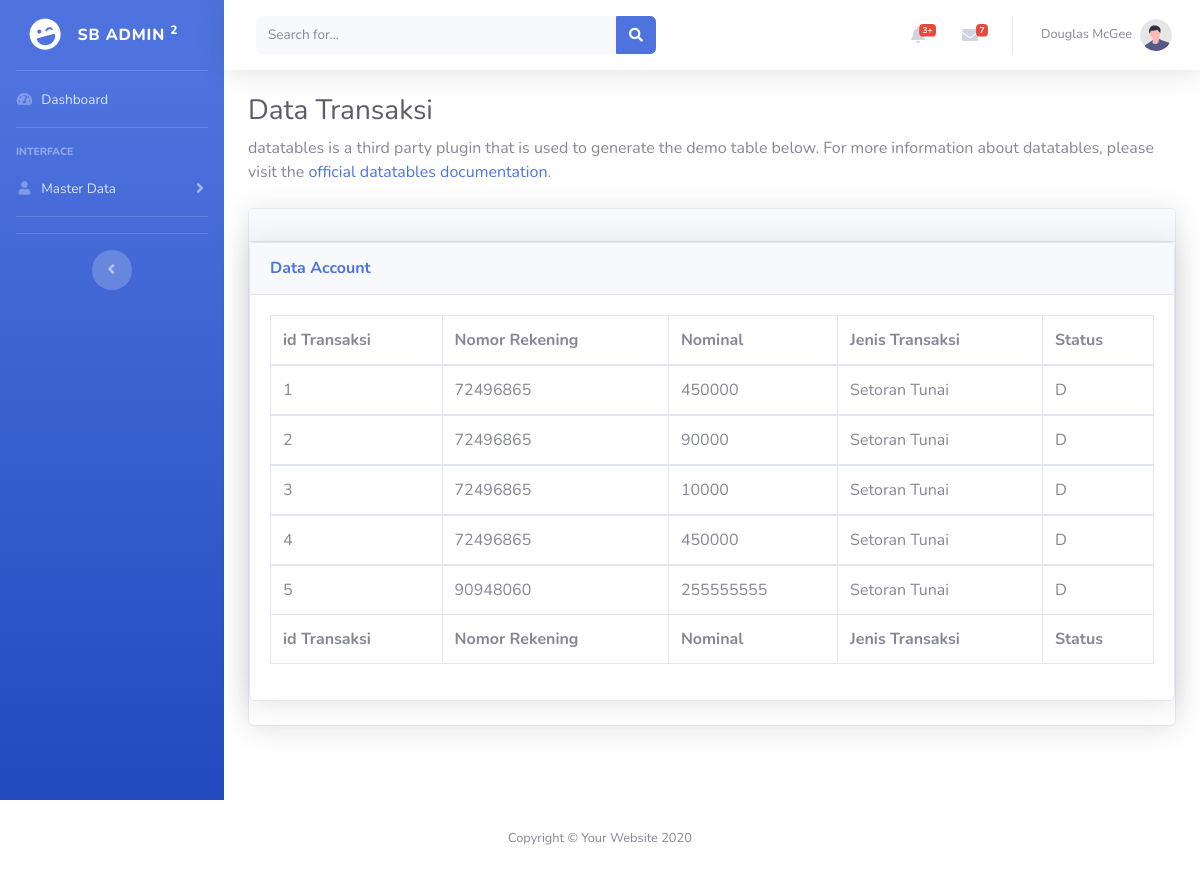
/index.php/dashboard/dataTransaksi, run on the app's committed database.
### tables this page shows
CREATE TABLE `transaksi` (
  `id_transaksi` int(11) NOT NULL,
  `nomor_rekening` int(11) NOT NULL,
  `nominal` int(11) NOT NULL,
  `jenis_transaksi` varchar(32) NOT NULL,
  `status` varchar(16) NOT NULL
);

### application/controllers/dashboard.php (called while the page is built, shortened)
<?php
class dashboard extends CI_Controller {
	public function __construct() {
		$this->load->library('form_validation');
		$this->load->model('select');
    }
	public function dataTransaksi(){
		$data['transaksi']=$this->select->selectdatatransaksi();
		$this->load->view('templates/header');
		$this->load->view('templates/menu');
		$this->load->view('home/dataTransaksi',$data);
		$this->load->view('templates/footer');
	}
}

### index.php (called while the page is built, shortened)
<?php
require_once BASEPATH.'core/CodeIgniter.php';

### application/models/select.php (called while the page is built, shortened)
<?php
   class Select extends CI_Model
   {
      public function selectdatatransaksi()
      {
         $query = $this->db->get('transaksi');
         return $query;
      }
}
?>

### application/views/home/dataTransaksi.php (the view, shortened to what this page needs)
        <div id="content">
            <nav class="navbar navbar-expand navbar-light bg-white topbar mb-4 static-top shadow">
                <form
                    class="d-none d-sm-inline-block form-inline mr-auto ml-md-3 my-2 my-md-0 mw-100 navbar-search">
                    <div class="input-group">
                        <input type="text" class="form-control bg-light border-0 small" placeholder="Search for..."
                            aria-label="Search" aria-describedby="basic-addon2">
                        <div class="input-group-append">
                            <button class="btn btn-primary" type="button">
                                <i class="fas fa-search fa-sm"></i>
                            </button>
                        </div>
                    </div>
                </form>
                <ul class="navbar-nav ml-auto">
                    <li class="nav-item dropdown no-arrow mx-1">
                        <a class="nav-link dropdown-toggle" href="#" id="alertsDropdown" role="button"
                            data-toggle="dropdown" aria-haspopup="true" aria-expanded="false">
                            <i class="fas fa-bell fa-fw"></i>
                            <span class="badge badge-danger badge-counter">3+</span>
                        </a>
                    </li>
                    <li class="nav-item dropdown no-arrow mx-1">
                        <a class="nav-link dropdown-toggle" href="#" id="messagesDropdown" role="button"
                            data-toggle="dropdown" aria-haspopup="true" aria-expanded="false">
                            <i class="fas fa-envelope fa-fw"></i>
                            <span class="badge badge-danger badge-counter">7</span>
                        </a>
                    </li>
                    <li class="nav-item dropdown no-arrow">
                        <a class="nav-link dropdown-toggle" href="#" id="userDropdown" role="button"
                            data-toggle="dropdown" aria-haspopup="true" aria-expanded="false">
                            <span class="mr-2 d-none d-lg-inline text-gray-600 small">Douglas McGee</span>
                            <img class="img-profile rounded-circle"
                                src="img/undraw_profile.svg">
                        </a>
                    </li>
                </ul>
            </nav>
            <div class="container-fluid">
                <h1 class="h3 mb-2 text-gray-800">Data Transaksi</h1>
                <p class="mb-4">datatables is a third party plugin that is used to generate the demo table below.
                    For more information about datatables, please visit the <a target="_blank"
                        href="https://datatables.net">official datatables documentation</a>.</p>
                <div class="card shadow mb-4">
                    <div class="card-header py-3">
                </div>
                <div class="card shadow mb-4">
                    <div class="card-header py-3">
                        <h6 class="m-0 font-weight-bold text-primary">Data Account</h6>
                    </div>
                    <div class="card-body">
                        <div class="table-responsive">
                            <table class="table table-bordered" id="dataTable" width="100%" cellspacing="0">
                                <thead>
                                    <tr>
                                        <th>id Transaksi</th>
                                        <th>Nomor Rekening</th>
                                        <th>Nominal</th>
                                        <th>Jenis Transaksi</th>
                                        <th>Status</th>
                                    </tr>
                                </thead>
                                <tfoot>
                                    <tr>
                                        <th>id Transaksi</th>
                                        <th>Nomor Rekening</th>
                                        <th>Nominal</th>
                                        <th>Jenis Transaksi</th>
                                        <th>Status</th>
                                    </tr>
                                </tfoot>
                                <?php
                                     foreach ($transaksi->result() as $row){
                                ?><tbody>
                                    <tr>
                                        <td><?php echo $row->id_transaksi;?></td>
                                        <td><?php echo $row->nomor_rekening;?></td>
                                        <td><?php echo $row->nominal;?></td>
                                        <td><?php echo $row->jenis_transaksi;?></td>
                                        <td><?php echo $row->status;?></td>
                                    </tr>
                                </tbody><?php } ?>
                            </table>
                        </div>
                    </div>
                </div>
            </div>
        </div>
    </div>
</div>

### application/views/templates/header.php (shortened to what this page needs)
<!DOCTYPE html>
<html lang="en">
<head>
	<link href="<?=base_url('assets/');?>vendor/fontawesome-free/css/all.min.css" rel="stylesheet" type="text/css">
	<link href="<?=base_url('assets/');?>css/sb-admin-2.min.css" rel="stylesheet">
</head>

### application/views/templates/menu.php (shortened to what this page needs)
   <div id="wrapper">
 <ul class="navbar-nav bg-gradient-primary sidebar sidebar-dark accordion" id="accordionSidebar">
<a class="sidebar-brand d-flex align-items-center justify-content-center" href="index.html">
	<div class="sidebar-brand-icon rotate-n-15">
		<i class="fas fa-laugh-wink"></i>
	</div>
	<div class="sidebar-brand-text mx-3">SB Admin <sup>2</sup></div>
</a>
<hr class="sidebar-divider my-0">
<li class="nav-item">
	<a class="nav-link" href="<?php echo base_url('dashboard'); ?>">
		<i class="fas fa-fw fa-tachometer-alt"></i>
		<span>Dashboard</span></a>
</li>
<hr class="sidebar-divider">
<div class="sidebar-heading">
	Interface
</div>
<li class="nav-item">
	<a class="nav-link collapsed" href="#" data-toggle="collapse" data-target="#collapseUtilities"
		aria-expanded="true" aria-controls="collapseUtilities">
		<i class="fas fa-fw fa-user "></i>
		<span>Master Data</span>
	</a>
</li>
<hr class="sidebar-divider">
<hr class="sidebar-divider d-none d-md-block">
<div class="text-center d-none d-md-inline">
	<button class="rounded-circle border-0" id="sidebarToggle"></button>
</div>
</ul>

### application/views/templates/footer.php (shortened to what this page needs)
			<footer class="sticky-footer bg-white">
				<div class="container my-auto">
					<div class="copyright text-center my-auto">
						<span>Copyright &copy; Your Website 2020</span>
					</div>
				</div>
			</footer>
</body>
</html>

### data on the page
transaksi: id_transaksi "1", nomor_rekening "72496865", nominal "450000", jenis_transaksi "Setoran Tunai", status "D"
transaksi: id_transaksi "2", nomor_rekening "72496865", nominal "90000", jenis_transaksi "Setoran Tunai", status "D"
transaksi: id_transaksi "3", nomor_rekening "72496865", nominal "10000", jenis_transaksi "Setoran Tunai", status "D"
transaksi: id_transaksi "4", nomor_rekening "72496865", nominal "450000", jenis_transaksi "Setoran Tunai", status "D"
transaksi: id_transaksi "5", nomor_rekening "90948060", nominal "255555555", jenis_transaksi "Setoran Tunai", status "D"
